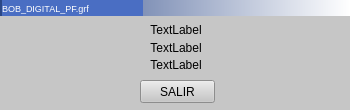
<?xml version="1.0" encoding="UTF-8"?>
<ui version="4.0">
 <class>BOB_DIGITAL_PF</class>
 <widget class="QWidget" name="BOB_DIGITAL_PF">
  <property name="geometry">
   <rect>
    <x>0</x>
    <y>0</y>
    <width>350</width>
    <height>110</height>
   </rect>
  </property>
  <property name="minimumSize">
   <size>
    <width>350</width>
    <height>110</height>
   </size>
  </property>
  <property name="maximumSize">
   <size>
    <width>350</width>
    <height>110</height>
   </size>
  </property>
  <property name="windowTitle">
   <string>BOB_DIGITAL_PF</string>
  </property>
  <property name="styleSheet">
   <string notr="true">background-color: rgb(198, 198, 198);</string>
  </property>
  <widget class="QFrame" name="frame_5">
   <property name="geometry">
    <rect>
     <x>0</x>
     <y>0</y>
     <width>350</width>
     <height>16</height>
    </rect>
   </property>
   <property name="styleSheet">
    <string notr="true">background-color: qlineargradient(spread:pad, x1:0, y1:0, x2:1, y2:0, stop:0 rgba(43, 71, 134, 255), stop:1 rgba(255, 255, 255, 255));</string>
   </property>
   <property name="frameShape">
    <enum>QFrame::Panel</enum>
   </property>
   <property name="frameShadow">
    <enum>QFrame::Raised</enum>
   </property>
   <property name="lineWidth">
    <number>0</number>
   </property>
   <widget class="QLabel" name="lbIP">
    <property name="geometry">
     <rect>
      <x>2</x>
      <y>0</y>
      <width>141</width>
      <height>16</height>
     </rect>
    </property>
    <property name="font">
     <font>
      <pointsize>7</pointsize>
     </font>
    </property>
    <property name="styleSheet">
     <string notr="true">background-color: rgb(74, 110, 195);
color: rgb(255, 255, 255);</string>
    </property>
    <property name="text">
     <string>BOB_DIGITAL_PF.grf</string>
    </property>
   </widget>
  </widget>
  <widget class="QLabel" name="label">
   <property name="geometry">
    <rect>
     <x>16</x>
     <y>20</y>
     <width>320</width>
     <height>20</height>
    </rect>
   </property>
   <property name="text">
    <string>TextLabel</string>
   </property>
   <property name="alignment">
    <set>Qt::AlignCenter</set>
   </property>
  </widget>
  <widget class="QLabel" name="label_2">
   <property name="geometry">
    <rect>
     <x>16</x>
     <y>38</y>
     <width>320</width>
     <height>20</height>
    </rect>
   </property>
   <property name="text">
    <string>TextLabel</string>
   </property>
   <property name="alignment">
    <set>Qt::AlignCenter</set>
   </property>
  </widget>
  <widget class="QLabel" name="label_3">
   <property name="geometry">
    <rect>
     <x>16</x>
     <y>55</y>
     <width>320</width>
     <height>20</height>
    </rect>
   </property>
   <property name="text">
    <string>TextLabel</string>
   </property>
   <property name="alignment">
    <set>Qt::AlignCenter</set>
   </property>
  </widget>
  <widget class="QPushButton" name="pushButton">
   <property name="geometry">
    <rect>
     <x>140</x>
     <y>80</y>
     <width>75</width>
     <height>23</height>
    </rect>
   </property>
   <property name="text">
    <string>SALIR</string>
   </property>
  </widget>
  <widget class="QLabel" name="label_4">
   <property name="geometry">
    <rect>
     <x>0</x>
     <y>0</y>
     <width>350</width>
     <height>110</height>
    </rect>
   </property>
   <property name="styleSheet">
    <string notr="true">background-color: rgb(198, 198, 198);</string>
   </property>
   <property name="text">
    <string/>
   </property>
  </widget>
  <zorder>label_4</zorder>
  <zorder>frame_5</zorder>
  <zorder>label</zorder>
  <zorder>label_2</zorder>
  <zorder>label_3</zorder>
  <zorder>pushButton</zorder>
 </widget>
 <layoutdefault spacing="6" margin="11"/>
 <resources/>
 <connections/>
</ui>
